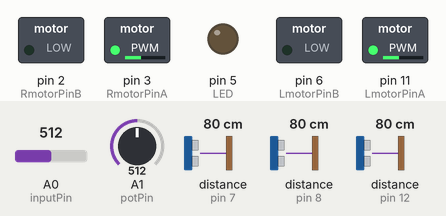
Simulated run of this sketch. Board: Arduino Uno, built with avr-gcc and run on an emulated ATmega328P. Parts: switched loads named in the sketch (green lamp = pin HIGH), output pins drawn as LEDs (lit = HIGH). Wiring (inferred from the names in the program): 3 × ultrasonic range finder: trigger pin 9, echo pin 8 / trigger pin 10, echo pin 7 / trigger pin 13, echo pin 12. The inputs (shaded band) are chosen by the test bench; at power-on: distance to the obstacle (sensors on pin 7, pin 8, pin 12) 80 cm, A0 (inputPin) = 512, A1 (potPin) = 512. The echo pulse lasts 58.3 µs per cm; pins used as bus, display or sensor lines are not drawn; what the sketch prints to the serial monitor is not drawn.

Above: at 1.2 s.
1.3 s: distance to the obstacle (sensor on pin 7) set to 4 cm
3.9 s: distance to the obstacle (sensor on pin 7) set to 2 cm
At 5.3 s:
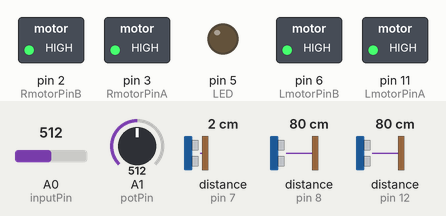
6.2 s: A0 (inputPin) set to 52
8.5 s: A0 (inputPin) set to 47
At 9.7 s:
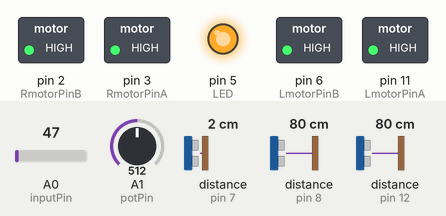
Timing chart, 0 to 11.5 s (numbered marks = the images above; inputs shaded):
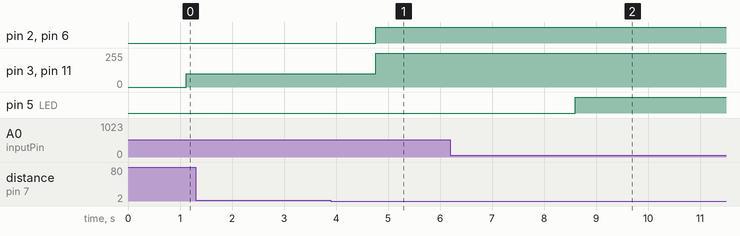

Measured:
- the behaviour switches between 3 and 2 cm on distance to the obstacle (sensor on pin 7) (found by bisection; images 0 and 1)
- the behaviour switches between 50 and 49 on A0 (inputPin) (found by bisection; images 1 and 2)
- after the input at 1.3 s, every drawn part: stays the same
- after the input at 3.9 s, pin 2 (RmotorPinB), pin 6 (LmotorPinB): LOW → HIGH after 0.86 s; pin 3 (RmotorPinA), pin 11 (LmotorPinA): 100/255 → 255/255 after 0.86 s
- after the input at 6.2 s, every drawn part: stays the same
- after the input at 8.5 s, pin 5 (LED): LOW → HIGH after 0.10 s

The sketch:

assignment_final.ino
```cpp
// Assignment
// Paul Bridger B8058213

#define LmotorPinA 11
#define LmotorPinB 6
#define RmotorPinA 3
#define RmotorPinB 2
#define inputPin A0
#define LED 5
#define LtrigPin 10
#define LechoPin 7
#define FtrigPin 13
#define FechoPin 12
#define RtrigPin 9
#define RechoPin 8
#define BUTTON 4
#define PI 3.14159
#define potPin A1
#define X_OFFSET 300
#define Y_OFFSET 200
#define X_SENS 1000
#define Y_SENS 1000

int reading = 0;
int upperThreshold = 120;
int lowerThreshold = 50;
int reqSpeed = 100;
int lightlevel = 100;
int outValue1 = 0;
int outValue2 = 0;
int outValue3 = 0;
int outValue4 = 0;
int outValue5 = 0;
// Variables for magnetometer
long magX = 0;
long magY = 0;
int potentiometer = 0;
int heading = 0;
// Basic interrupt program for collision detector
volatile bool buttonFlag = 0;
// Variables for Ultrasonic
long duration,distance,RightSensor,FrontSensor,LeftSensor,Lduration,Fduration,Rduration;

void setup(){
 // Open COMMS channel
 Serial.begin(9600);
 Serial.println();
 Serial.println("Starting squirrel monitoring");

 // Set digital pins for LED control
  pinMode(inputPin, INPUT);
  pinMode(LED, OUTPUT);
 // Read light sensor
 lightlevel = analogRead(inputPin);

 // Switch on lights if required
volatile bool lightFlag = (lightlevel<100);

 // Set digital pins for ultrasonic
 pinMode(LtrigPin, OUTPUT);
 pinMode(LechoPin, INPUT);
 pinMode(FtrigPin, OUTPUT);
 pinMode(FechoPin, INPUT);
 pinMode(RtrigPin, OUTPUT);
 pinMode(RechoPin, INPUT);

 // Set digital pins used for motor control
 pinMode(LmotorPinA, OUTPUT);
 pinMode(LmotorPinB, OUTPUT);
 pinMode(RmotorPinA, OUTPUT);
 pinMode(RmotorPinB, OUTPUT);

 // Set digital pins for collision detector
 pinMode(BUTTON, INPUT);
 attachInterrupt(digitalPinToInterrupt(BUTTON), whenpressed, RISING); // setup the interrupt
}
void loop(){
 byte outvalue1;
 byte outvalue2;
 byte outvalue3;
 byte outvalue4;
 byte outvalue5;

setheading();
calcvalues();
printvalues();
delay(100);

// Squirrel on acorn
reading = analogRead(inputPin);
  Serial.print("light level ");
  Serial.println(reading);
  if (reading < lowerThreshold) {
    digitalWrite(LED, HIGH);
  }
  else if (analogRead(inputPin) > upperThreshold) {
    digitalWrite(LED,LOW);
  }
delay(500);

  // 「Read ultrasonic sensor」 \\

SonarSensor(LtrigPin, LechoPin);
LeftSensor = distance;
Lduration = LeftSensor*58.2;
SonarSensor(FtrigPin, FechoPin);
FrontSensor = distance;
Fduration = FrontSensor*58.2;
SonarSensor(RtrigPin, RechoPin);
RightSensor = distance;
Rduration = RightSensor*58.2;

Serial.print(LeftSensor);
Serial.print(" - ");
Serial.print(FrontSensor);
Serial.print(" - ");
Serial.println(RightSensor);
delay(500);

 // Read in data
 while (Serial.available() > 0){
 int input = Serial.read();
 reqSpeed = map(input,65,90,0,255);
 }

  // 「Read ultrasonic sensor」 \\

 // Determine required speed
  if(LeftSensor<2 || FrontSensor<2 || RightSensor<2 || buttonFlag==1){
 reqSpeed = 0;
  }

 Serial.print("Req speed: ");
 Serial.println(reqSpeed);

 if(buttonFlag){

 delay(100);
 buttonFlag = 0;
 }	// Reset flag

 // 「Set motor」 \\

 if(reqSpeed>0){
 // Drive both motors @ positive rpm
 Serial.print("Driving South at: ");
 Serial.println(reqSpeed);
 analogWrite(RmotorPinA, reqSpeed);
 digitalWrite(RmotorPinB, LOW);
 analogWrite(LmotorPinA, reqSpeed);
 digitalWrite(LmotorPinB, LOW);
 }
 else if(reqSpeed<0){
 //Drive both motors @ negative rpm
 Serial.print("Driving North at: ");
 Serial.println(-reqSpeed);
 analogWrite(LmotorPinB, -reqSpeed);
 digitalWrite(LmotorPinA, LOW);
 analogWrite(RmotorPinA, -reqSpeed);
 digitalWrite(RmotorPinB, LOW);
 }
 else{
 // If zero then brake using:
 Serial.print("Braking for: ");
 Serial.println(reqSpeed);
 digitalWrite(LmotorPinA, HIGH);
 digitalWrite(LmotorPinB, HIGH);
 digitalWrite(RmotorPinA, HIGH);
 digitalWrite(RmotorPinB, HIGH);
 }

 Serial.write(outValue1);
 Serial.write(outValue2);
 Serial.write(outValue3);
 Serial.println();

 delay(100);

// Output data
outValue1 = map(Lduration,0,19280,65,90);
outValue2 = map(Fduration,0,19280,65,90);
outValue3 = map(Rduration,0,19280,65,90);
outValue4 = map(lightlevel,0,1023,65,90);
    if(lightlevel<100){
outValue5 = 66;
    }
    else{
outValue5 = 65;
Serial.write(outValue1);
Serial.write(outValue2);
Serial.write(outValue3);
Serial.write(outValue4);
Serial.write(outValue5);
Serial.println();
    }
}


// Sensor distance calc loop
void SonarSensor(int trigPin,int echoPin){
digitalWrite(trigPin, LOW);
delayMicroseconds(2);
digitalWrite(trigPin, HIGH);
delayMicroseconds(10);
digitalWrite(trigPin, LOW);
duration = pulseIn(echoPin, HIGH);
distance = (duration/2) / 29.1;
}

// 「Magnetometer」 \\

void setheading(){
 // To replicate the compass, take the potentiometer reading and convert to a heading
 // 0 deg -> 360 deg over pot rotation
 potentiometer = analogRead(A1);
 heading = potentiometer*360.0/1023.0;
}
void calcvalues(){
 // Trigonometry used to calculate equivalent magnetometer values for
 // given heading, values scaled and offset at user's discretion
 magX = cos(heading*PI/180)*X_SENS + X_OFFSET;
 magY = sin(heading*PI/180)*Y_SENS + Y_OFFSET;
}
void printvalues(){
 Serial.print(magX);
 Serial.print(" , ");
 Serial.println(magY);
}
// setting buttonFlag to 1 when the button is pressed
void whenpressed(){
 // Pin has gone high so set flag
 buttonFlag = 1;
}
```
